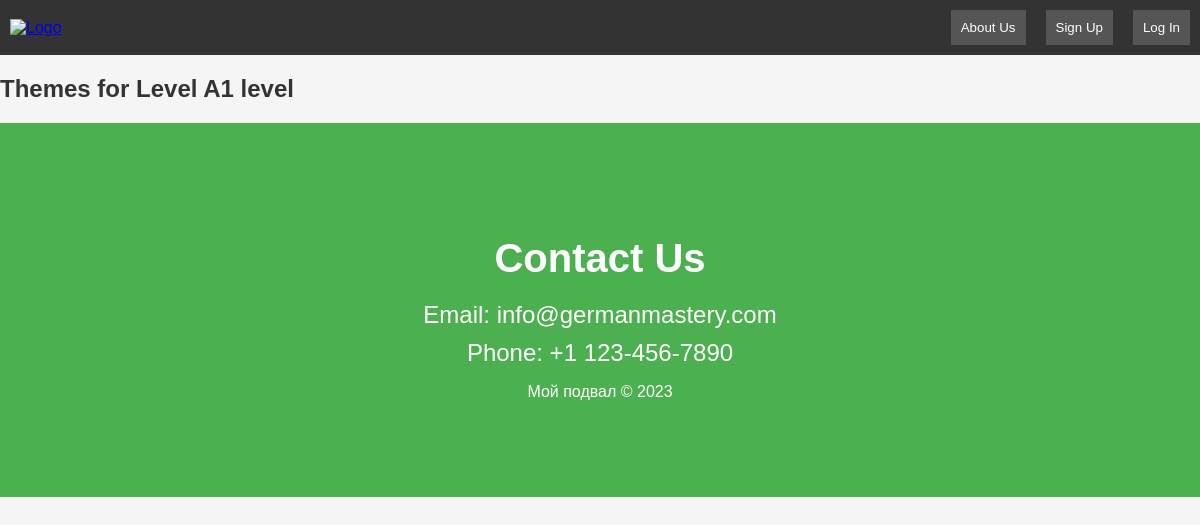
Page /level_detail/1/ on the earlier database version.
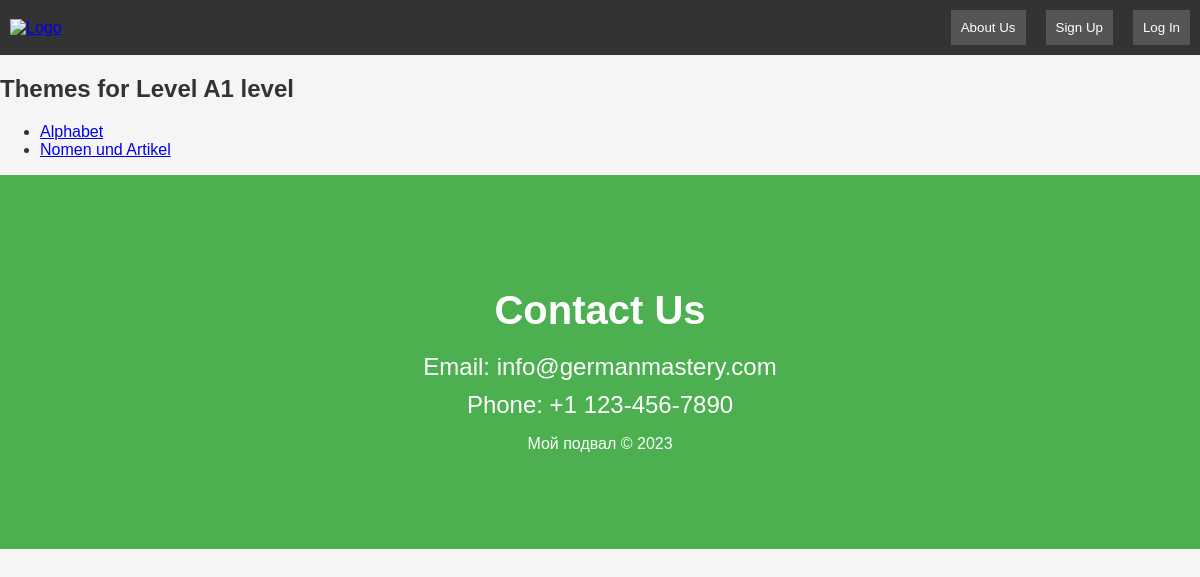
Same page on the later database version.
### main_view/models.py (models this page shows, shortened)
class ListOfTheme(models.Model):
    choose_level = models.ForeignKey(ListOfLevels, on_delete=models.CASCADE)
    theme = models.CharField(max_length=500)
    class Meta:
        verbose_name = 'theme'
        verbose_name_plural = 'themes'

### main_view/views.py (the view)
# urls.py: path('level_detail/<int:level_id>/', ThemesForLevel.as_view(), name='level_detail'),
class ThemesForLevel(generic.View):
    login_url = 'users:login'
    def get(self, request, level_id):
        level = get_object_or_404(ListOfLevels, pk=level_id)
        themes = ListOfTheme.objects.filter(choose_level=level)
        return render(request, 'main_view/level_detail.html', {'level': level, 'themes': themes})

### templates/main_view/level_detail.html
{% extends 'main_view/base.html' %}
{% block content %}
  <h2>Themes for Level {{ level.level }}</h2>
  <ul>
    {% for theme in themes %}
      <li><a href="#">{{ theme.theme }}</a></li>
    {% endfor %}
  </ul>
{% endblock %}

Differences in the rows shown:
added ListOfTheme: theme "Alphabet"
added ListOfTheme: theme "Nomen und Artikel"
